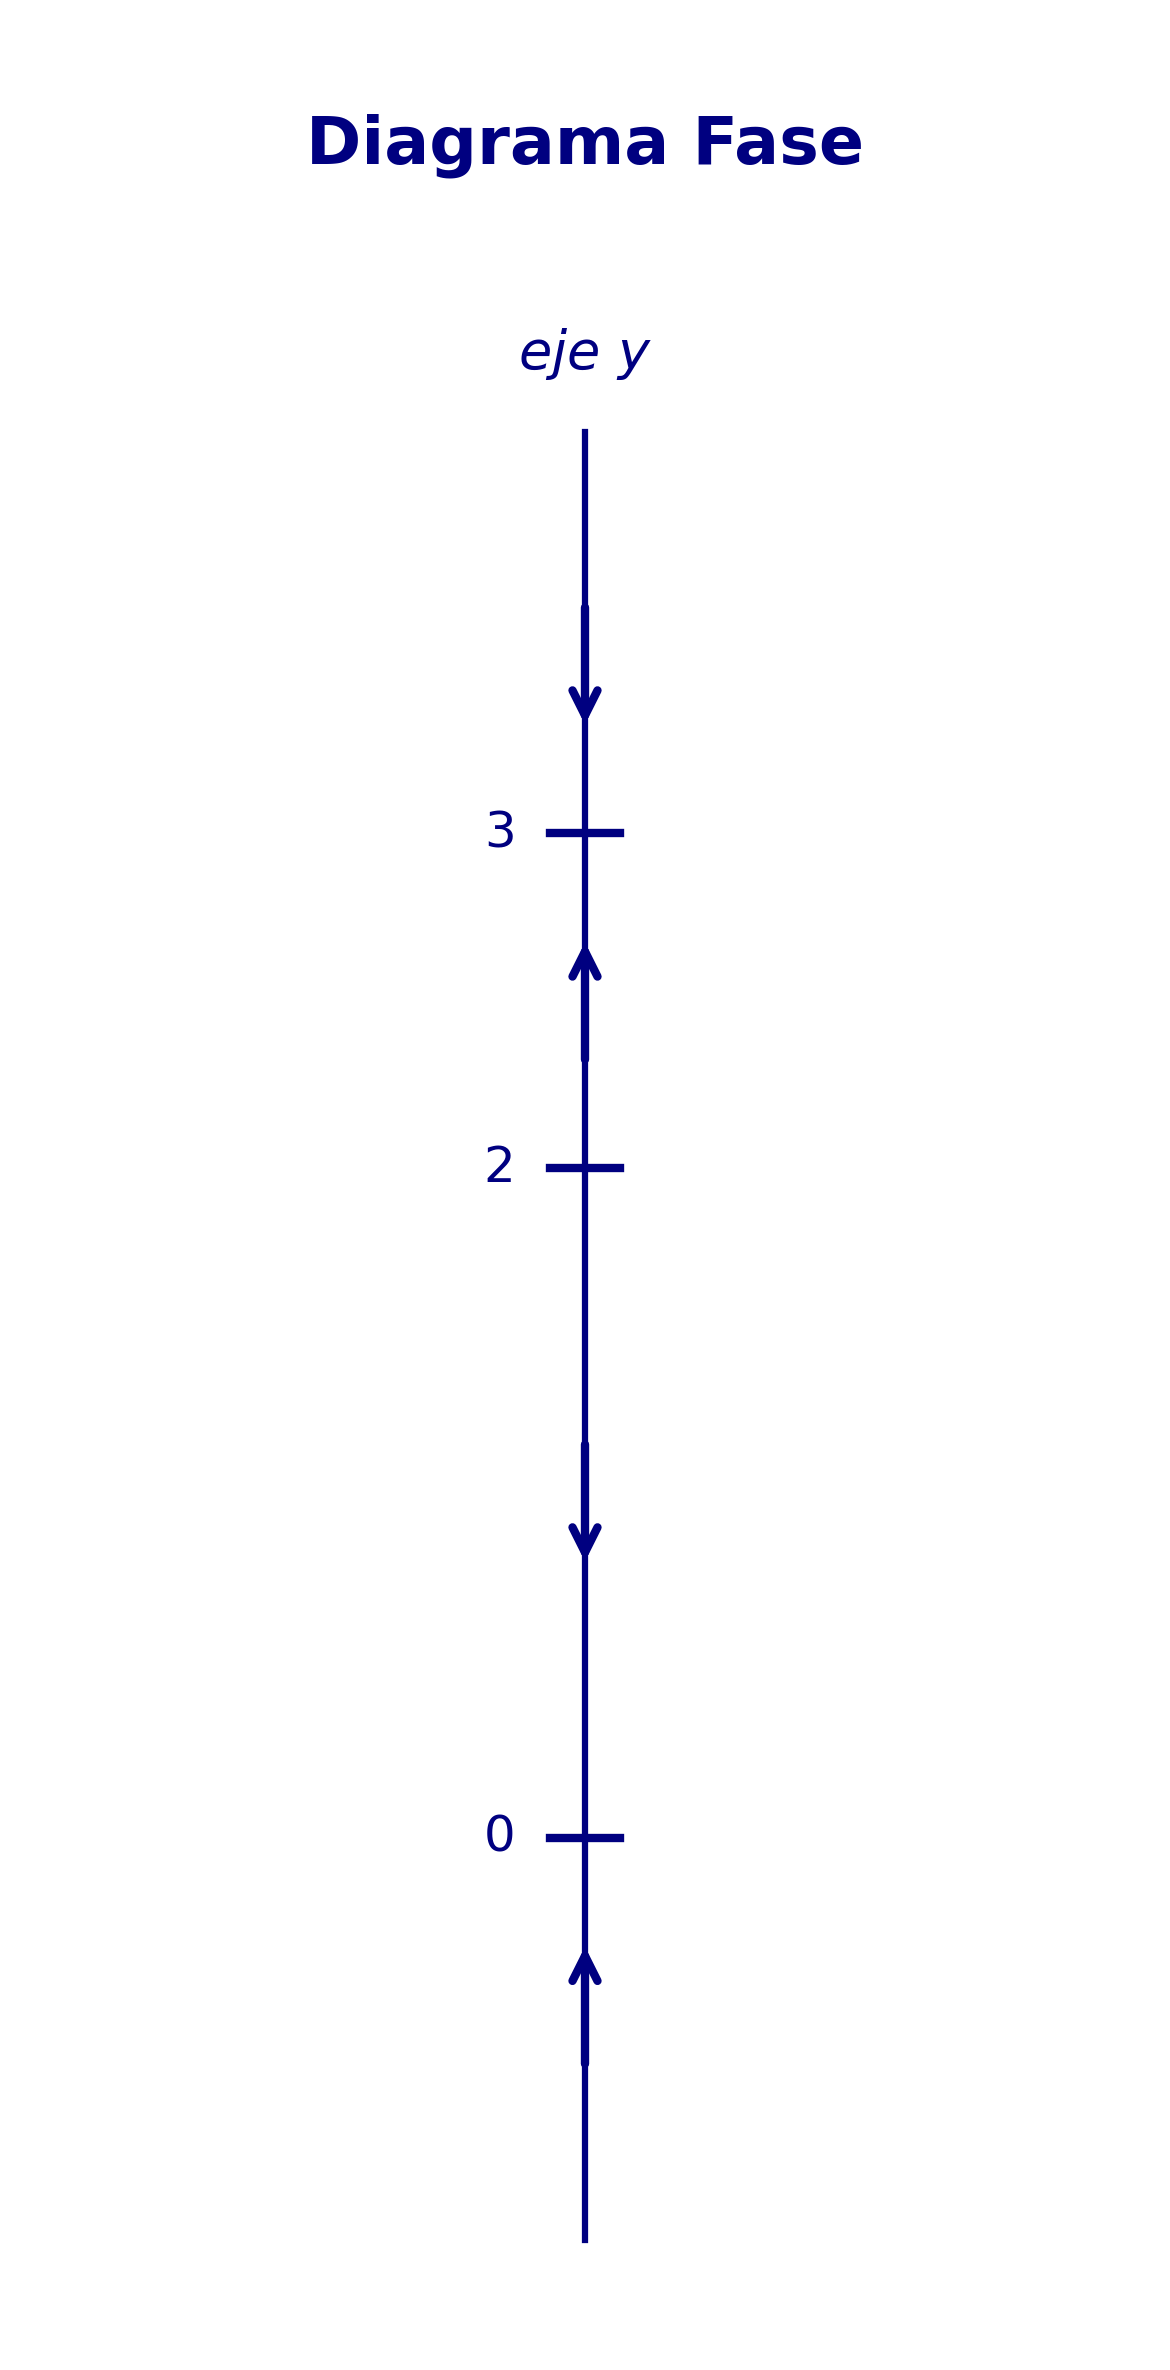

Reproduce this figure in Python.
import matplotlib.pyplot as plt

# Puntos críticos para y' = y*(3-y)*(y-2)
puntos_criticos = [0, 2, 3]
nombres_puntos = ['0', '2', '3']

# Intervalos e indicaciones de dirección (flechas)
intervalos = [
    (-1.0, 0, 'arriba'),   # y < 0: y' > 0 (sube)
    (0, 2, 'abajo'),       # 0 < y < 2: y' < 0 (baja)
    (2, 3, 'arriba'),      # 2 < y < 3: y' > 0 (sube)
    (3, 4.0, 'abajo')      # y > 3: y' < 0 (baja)
]

# Crear figura
plt.figure(figsize=(4, 8))

# 0. Título en la parte superior
plt.text(0, 5.0, 'Diagrama Fase', fontsize=16, fontweight='bold', ha='center', color='navy')

# 1. Dibujar el eje vertical y (recta de fase)
plt.plot([0, 0], [-1.2, 4.2], color='navy', linewidth=1.5, zorder=1)

# 2. Dibujar las flechas de dirección en los intervalos
for y_start, y_end, direccion in intervalos:
    y_mid = (y_start + y_end) / 2
    
    if direccion == 'arriba':
        plt.annotate(
            '', xy=(0, y_mid + 0.2), xytext=(0, y_mid - 0.2),
            arrowprops=dict(arrowstyle="->", color='navy', lw=2, mutation_scale=15)
        )
    else:  # abajo
        plt.annotate(
            '', xy=(0, y_mid - 0.2), xytext=(0, y_mid + 0.2),
            arrowprops=dict(arrowstyle="->", color='navy', lw=2, mutation_scale=15)
        )

# 3. Marcar los puntos críticos y sus etiquetas
for y_val, etiqueta in zip(puntos_criticos, nombres_puntos):
    # Marca horizontal sobre la recta
    plt.plot([-0.05, 0.05], [y_val, y_val], color='navy', linewidth=2)
    # Etiqueta del valor a la izquierda
    plt.text(-0.1, y_val, etiqueta, fontsize=12, va='center', ha='right', color='navy')

# 4. Etiqueta superior del eje
plt.text(0, 4.35, r'$eje\ y$', fontsize=13, ha='center', va='bottom', color='navy', fontstyle='italic')

# Configuración de límites y ocultar marco predeterminado
plt.xlim(-0.8, 0.8)
plt.ylim(-1.5, 5.4)
plt.axis('off')

# Guardar y mostrar
plt.tight_layout()
plt.savefig("diagrama_a.png", dpi=300, bbox_inches='tight')
plt.show()

print("¡Diagrama de fase con título generado exitosamente!")
